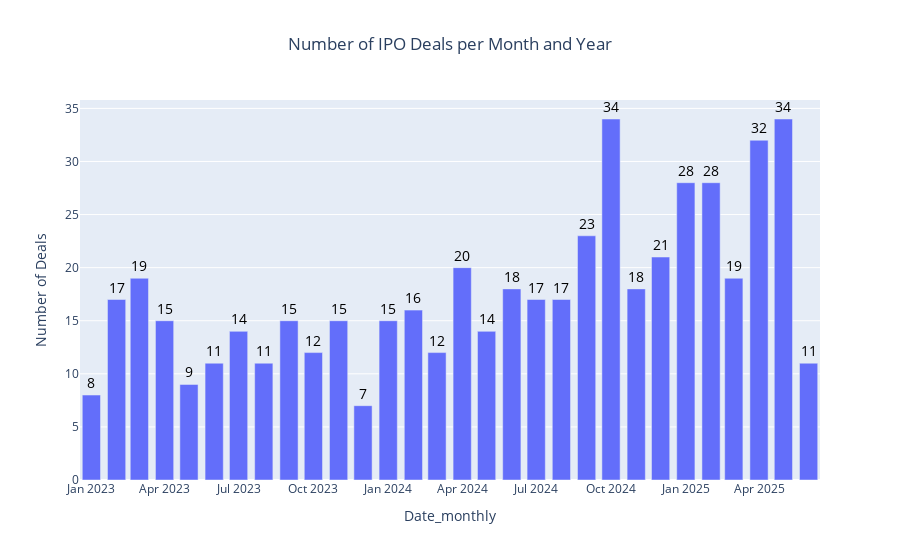

Notebook cell for this chart:
### Code cell
# Truncate to the first day in the month - for Bar names
stacked_ipos_df['Date_monthly'] = stacked_ipos_df['IPO Date'].dt.to_period('M').dt.to_timestamp()

# Count the number of deals for each month and year
monthly_deals = stacked_ipos_df['Date_monthly'].value_counts().reset_index().sort_values(by='Date_monthly')
monthly_deals.columns = ['Date_monthly', 'Number of Deals']

# Plotting the bar chart using Plotly Express
fig = px.bar(monthly_deals,
             x='Date_monthly',
             y='Number of Deals',
             labels={'Month_Year': 'Month and Year', 'Number of Deals': 'Number of Deals'},
             title='Number of IPO Deals per Month and Year',
             text='Number of Deals'
             )
fig.update_traces(textposition='outside', # Position the text outside the bars
                  textfont=dict(color='black',size=14), # Adjust the font size of the text
                  )
fig.update_layout(title_x=0.5) # Center the title

fig.show()

### Figure 1 — Plotly figure (JSON) as saved in the notebook; plotly's stock layout.template omitted (floating-point values rounded to 4 significant figures)
{"data": [{"hovertemplate": "Date_monthly=%{x}<br>Number of Deals=%{text}<extra></extra>", "legendgroup": "", "marker": {"color": "#636efa", "pattern": {"shape": ""}}, "name": "", "orientation": "v", "showlegend": false, "text": [8.0, 17.0, 19.0, 15.0, 9.0, 11.0, 14.0, 11.0, 15.0, 12.0, 15.0, 7.0, 15.0, 16.0, 12.0, 20.0, 14.0, 18.0, 17.0, 17.0, 23.0, 34.0, 18.0, 21.0, 28.0, 28.0, 19.0, 32.0, 34.0, 11.0], "textfont": {"color": "black", "size": 14}, "textposition": "outside", "type": "bar", "x": ["2023-01-01T00:00:00.000000000", "2023-02-01T00:00:00.000000000", "2023-03-01T00:00:00.000000000", "2023-04-01T00:00:00.000000000", "2023-05-01T00:00:00.000000000", "2023-06-01T00:00:00.000000000", "2023-07-01T00:00:00.000000000", "2023-08-01T00:00:00.000000000", "2023-09-01T00:00:00.000000000", "2023-10-01T00:00:00.000000000", "2023-11-01T00:00:00.000000000", "2023-12-01T00:00:00.000000000", "2024-01-01T00:00:00.000000000", "2024-02-01T00:00:00.000000000", "2024-03-01T00:00:00.000000000", "2024-04-01T00:00:00.000000000", "2024-05-01T00:00:00.000000000", "2024-06-01T00:00:00.000000000", "2024-07-01T00:00:00.000000000", "2024-08-01T00:00:00.000000000", "2024-09-01T00:00:00.000000000", "2024-10-01T00:00:00.000000000", "2024-11-01T00:00:00.000000000", "2024-12-01T00:00:00.000000000", "2025-01-01T00:00:00.000000000", "2025-02-01T00:00:00.000000000", "2025-03-01T00:00:00.000000000", "2025-04-01T00:00:00.000000000", "2025-05-01T00:00:00.000000000", "2025-06-01T00:00:00.000000000"], "xaxis": "x", "y": [8, 17, 19, 15, 9, 11, 14, 11, 15, 12, 15, 7, 15, 16, 12, 20, 14, 18, 17, 17, 23, 34, 18, 21, 28, 28, 19, 32, 34, 11], "yaxis": "y"}], "layout": {"barmode": "relative", "legend": {"tracegroupgap": 0}, "title": {"text": "Number of IPO Deals per Month and Year", "x": 0.5}, "xaxis": {"anchor": "y", "domain": [0, 1], "title": {"text": "Date_monthly"}}, "yaxis": {"anchor": "x", "domain": [0, 1], "title": {"text": "Number of Deals"}}}}
